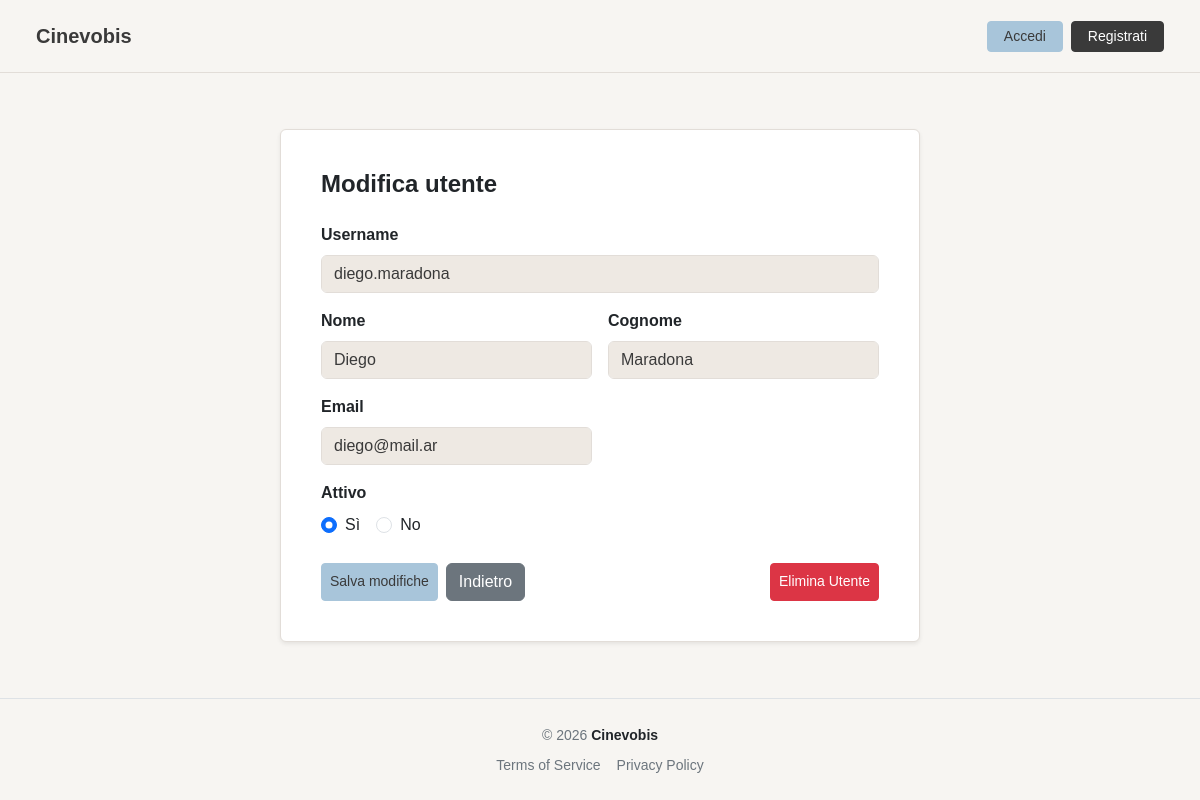
/pages/admin/edit_user.php?username=diego.maradona, run on an earlier commit of the app's database.
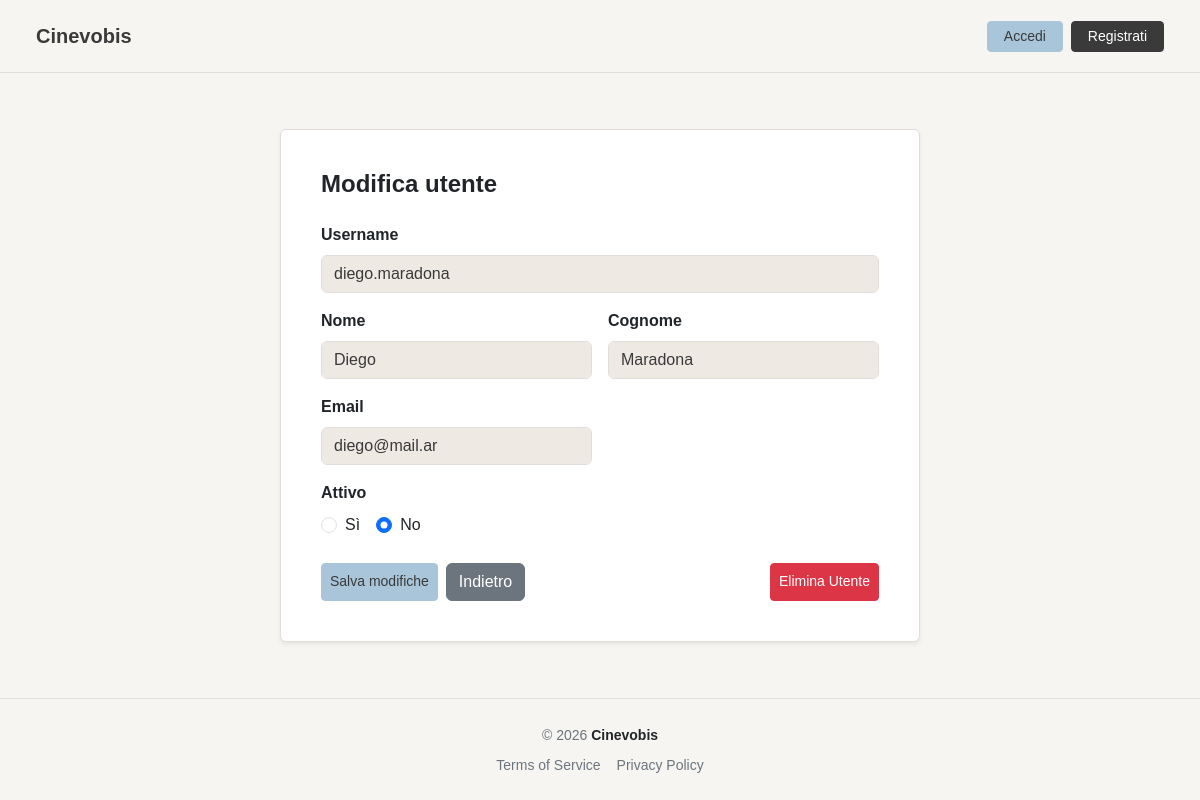
And on a later commit of the database.
### tables this page shows
CREATE TABLE `utenti` (
  `id_utente` int NOT NULL AUTO_INCREMENT,
  `username` varchar(100) NOT NULL,
  `password` varchar(255) NOT NULL,
  `email` varchar(100) NOT NULL,
  `nome` varchar(100) NOT NULL,
  `cognome` varchar(100) NOT NULL,
  `id_profilo` int DEFAULT NULL,
  `attivo` tinyint(1) DEFAULT '1',
  `data_registrazione` datetime DEFAULT NULL,
  PRIMARY KEY (`id_utente`),
  UNIQUE KEY `username` (`username`),
  UNIQUE KEY `email` (`email`),
  KEY `id_profilo` (`id_profilo`),
  CONSTRAINT `utenti_ibfk_1` FOREIGN KEY (`id_profilo`) REFERENCES `profili` (`id_profilo`) ON UPDATE CASCADE
);

### includes/user_obj.php (called while the page is built, shortened)
<?php
class userObj {
    private $username;
    private $db;
    public function __construct($db, $username, $password = null, $nome = null, $cognome = null,
                            $email = null, $attivo = null, $id_profilo = null) {
        $this->db           = $db;
        $this->username     = $username;
    }
    public function findByUsername() {
        $sql = "SELECT id_utente, username, password, nome, cognome, email,
                       attivo, id_profilo, data_registrazione
                FROM utenti WHERE username = :username";
        $stmt = $this->db->prepare($sql);
        $stmt->bindParam(':username', $this->username);
        $stmt->execute();
        return $stmt->fetch();
    }
}
?>

### pages/admin/edit_user.php (the view, shortened to what this page needs)
<?php
require_once(__DIR__ . '/../../config/connection.php');
require_once(__DIR__ . '/../../includes/user_obj.php');
$username = $_GET['username'] ?? '';
$user   = new userObj($conn, $username);
$utente = $user->findByUsername();
?>
<!DOCTYPE html>
<html lang="it">
<head>
    <link rel="stylesheet" href="/node_modules/bootstrap/dist/css/bootstrap.min.css">
    <link rel="stylesheet" href="/assets/css/style.css">
</head>
<body class="d-flex flex-column min-vh-100">
    <?php require_once(__DIR__ . '/../../includes/header.php'); ?>
    <div class="container flex-grow-1 d-flex justify-content-center align-items-center">
        <div class="card shadow-sm border-0 p-4" style="width: 100%; max-width: 640px;">
            <div class="card-body">
                <h4 class="fw-bold mb-4">Modifica utente</h4>
                <form method="POST">
                    <div class="row g-3">
                        <div class="col-12">
                            <label class="form-label fw-semibold">Username</label>
                            <input type="text" class="form-control" value="<?= htmlspecialchars($utente['username']) ?>" disabled>
                        </div>
                        <div class="col-6">
                            <label class="form-label fw-semibold">Nome</label>
                            <input type="text" name="nome" class="form-control"
                                   value="<?= htmlspecialchars($utente['nome'] ?? '') ?>" required>
                        </div>
                        <div class="col-6">
                            <label class="form-label fw-semibold">Cognome</label>
                            <input type="text" name="cognome" class="form-control"
                                   value="<?= htmlspecialchars($utente['cognome'] ?? '') ?>" required>
                        </div>
                        <div class="col-6">
                            <label class="form-label fw-semibold">Email</label>
                            <input type="email" name="email" class="form-control"
                                   value="<?= htmlspecialchars($utente['email'] ?? '') ?>" required>
                        </div>
                        <div class="col-12">
                            <label class="form-label fw-semibold">Attivo</label>
                            <div class="d-flex gap-3">
                                <div class="form-check">
                                    <input class="form-check-input" type="radio" name="attivo" id="attivoSi" value="1"
                                           <?= ($utente['attivo'] ?? 0) == 1 ? 'checked' : '' ?>>
                                    <label class="form-check-label" for="attivoSi">Sì</label>
                                </div>
                                <div class="form-check">
                                    <input class="form-check-input" type="radio" name="attivo" id="attivoNo" value="0"
                                           <?= ($utente['attivo'] ?? 0) == 0 ? 'checked' : '' ?>>
                                    <label class="form-check-label" for="attivoNo">No</label>
                                </div>
                            </div>
                        </div>
                        <div class="col-12 d-flex gap-2 mt-4">
                            <button type="submit" name="salva" class="btn btn-sm btn-brand">Salva modifiche</button>
                            <button type="submit" name="indietro" class="btn btn-secondary">Indietro</button>
                            <button type="submit" name="elimina" class="btn btn-sm btn-danger ms-auto">Elimina Utente</button>
                        </div>
                    </div>
                </form>
            </div>
        </div>
    </div>
    <?php require_once(__DIR__ . '/../../includes/footer.php'); ?>
</body>
</html>

What changed in the data, as far as the page shows it:
changed utenti "diego.maradona": attivo "☑ Sì" → "☐ Sì"; attivo "☐ No" → "☑ No"
